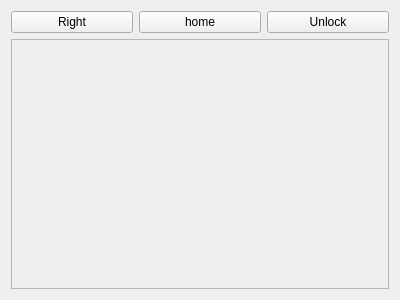
<?xml version="1.0" encoding="UTF-8"?>
<ui version="4.0">
 <class>rimet</class>
 <widget class="QWidget" name="rimet">
  <property name="geometry">
   <rect>
    <x>0</x>
    <y>0</y>
    <width>400</width>
    <height>300</height>
   </rect>
  </property>
  <property name="windowTitle">
   <string>rimet</string>
  </property>
  <layout class="QVBoxLayout" name="verticalLayout">
   <item>
    <layout class="QHBoxLayout" name="horizontalLayout">
     <item>
      <widget class="QPushButton" name="Right">
       <property name="text">
        <string>Right</string>
       </property>
      </widget>
     </item>
     <item>
      <widget class="QPushButton" name="home">
       <property name="text">
        <string>home</string>
       </property>
      </widget>
     </item>
     <item>
      <widget class="QPushButton" name="Unlock">
       <property name="text">
        <string>Unlock</string>
       </property>
      </widget>
     </item>
    </layout>
   </item>
   <item>
    <widget class="QScrollArea" name="scrollArea">
     <property name="widgetResizable">
      <bool>true</bool>
     </property>
     <widget class="QWidget" name="scrollAreaWidgetContents">
      <property name="geometry">
       <rect>
        <x>0</x>
        <y>0</y>
        <width>380</width>
        <height>247</height>
       </rect>
      </property>
      <layout class="QHBoxLayout" name="horizontalLayout_2">
       <item>
        <widget class="QLabel" name="image">
         <property name="text">
          <string/>
         </property>
        </widget>
       </item>
      </layout>
     </widget>
    </widget>
   </item>
  </layout>
 </widget>
 <layoutdefault spacing="6" margin="11"/>
 <resources/>
 <connections/>
</ui>
